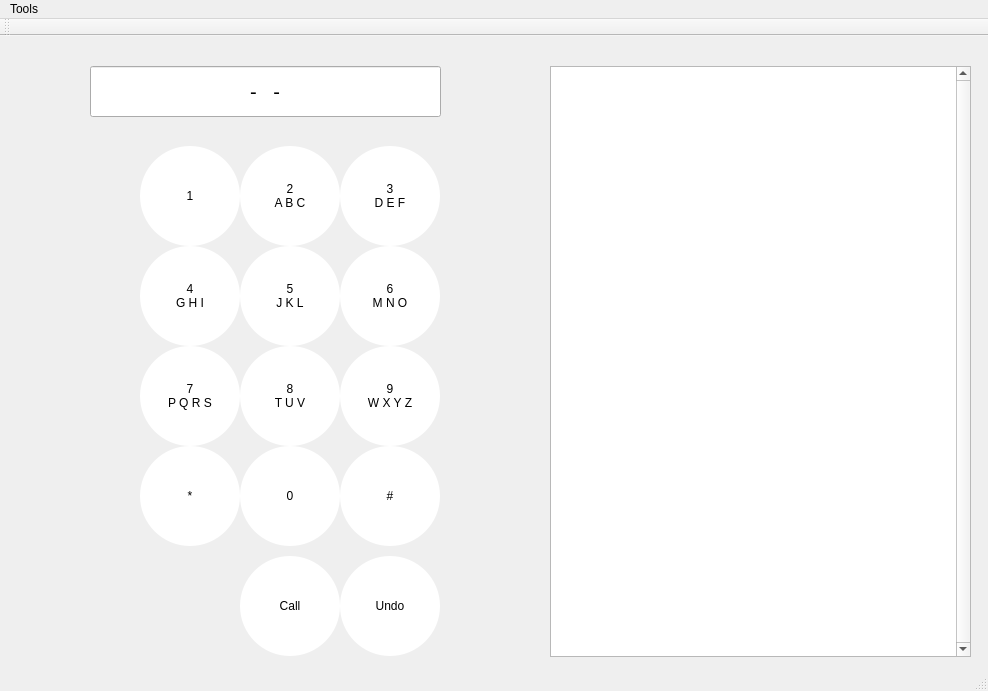
<?xml version="1.0" encoding="UTF-8"?>
<ui version="4.0">
 <class>MainWindow</class>
 <widget class="QMainWindow" name="MainWindow">
  <property name="geometry">
   <rect>
    <x>0</x>
    <y>0</y>
    <width>988</width>
    <height>691</height>
   </rect>
  </property>
  <property name="windowTitle">
   <string>MainWindow</string>
  </property>
  <widget class="QWidget" name="centralWidget">
   <widget class="QTableView" name="tableView">
    <property name="geometry">
     <rect>
      <x>550</x>
      <y>30</y>
      <width>421</width>
      <height>591</height>
     </rect>
    </property>
    <property name="verticalScrollBarPolicy">
     <enum>Qt::ScrollBarAlwaysOn</enum>
    </property>
    <property name="horizontalScrollBarPolicy">
     <enum>Qt::ScrollBarAlwaysOff</enum>
    </property>
    <attribute name="horizontalHeaderVisible">
     <bool>false</bool>
    </attribute>
    <attribute name="verticalHeaderVisible">
     <bool>false</bool>
    </attribute>
   </widget>
   <widget class="QPushButton" name="seven">
    <property name="geometry">
     <rect>
      <x>140</x>
      <y>310</y>
      <width>100</width>
      <height>100</height>
     </rect>
    </property>
    <property name="styleSheet">
     <string notr="true">background-color: white;
 border-width:1px;
 border-radius:50px;
 max-width:100px;
 max-height:100px;
 min-width:100px;
 min-height:100px;</string>
    </property>
    <property name="text">
     <string>7 
P Q R S</string>
    </property>
   </widget>
   <widget class="QPushButton" name="eight">
    <property name="geometry">
     <rect>
      <x>240</x>
      <y>310</y>
      <width>100</width>
      <height>100</height>
     </rect>
    </property>
    <property name="styleSheet">
     <string notr="true">background-color: white;
 border-width:1px;
 border-radius:50px;
 max-width:100px;
 max-height:100px;
 min-width:100px;
 min-height:100px;</string>
    </property>
    <property name="text">
     <string>8 
T U V</string>
    </property>
   </widget>
   <widget class="QPushButton" name="nine">
    <property name="geometry">
     <rect>
      <x>340</x>
      <y>310</y>
      <width>100</width>
      <height>100</height>
     </rect>
    </property>
    <property name="styleSheet">
     <string notr="true">background-color: white;
 border-width:1px;
 border-radius:50px;
 max-width:100px;
 max-height:100px;
 min-width:100px;
 min-height:100px;</string>
    </property>
    <property name="text">
     <string>9 
W X Y Z</string>
    </property>
   </widget>
   <widget class="QPushButton" name="four">
    <property name="geometry">
     <rect>
      <x>140</x>
      <y>210</y>
      <width>100</width>
      <height>100</height>
     </rect>
    </property>
    <property name="styleSheet">
     <string notr="true">background-color: white;
 border-width:1px;
 border-radius:50px;
 max-width:100px;
 max-height:100px;
 min-width:100px;
 min-height:100px;</string>
    </property>
    <property name="text">
     <string>4 
G H I</string>
    </property>
   </widget>
   <widget class="QPushButton" name="five">
    <property name="geometry">
     <rect>
      <x>240</x>
      <y>210</y>
      <width>100</width>
      <height>100</height>
     </rect>
    </property>
    <property name="styleSheet">
     <string notr="true">background-color: white;
 border-width:1px;
 border-radius:50px;
 max-width:100px;
 max-height:100px;
 min-width:100px;
 min-height:100px;</string>
    </property>
    <property name="text">
     <string>5 
J K L</string>
    </property>
   </widget>
   <widget class="QPushButton" name="six">
    <property name="geometry">
     <rect>
      <x>340</x>
      <y>210</y>
      <width>100</width>
      <height>100</height>
     </rect>
    </property>
    <property name="styleSheet">
     <string notr="true">background-color: white;
 border-width:1px;
 border-radius:50px;
 max-width:100px;
 max-height:100px;
 min-width:100px;
 min-height:100px;</string>
    </property>
    <property name="text">
     <string>6 
M N O</string>
    </property>
   </widget>
   <widget class="QPushButton" name="one">
    <property name="geometry">
     <rect>
      <x>140</x>
      <y>110</y>
      <width>100</width>
      <height>100</height>
     </rect>
    </property>
    <property name="styleSheet">
     <string notr="true">background-color: white;
 border-width:1px;
 border-radius:50px;
 max-width:100px;
 max-height:100px;
 min-width:100px;
 min-height:100px;</string>
    </property>
    <property name="text">
     <string>1</string>
    </property>
   </widget>
   <widget class="QPushButton" name="two">
    <property name="geometry">
     <rect>
      <x>240</x>
      <y>110</y>
      <width>100</width>
      <height>100</height>
     </rect>
    </property>
    <property name="styleSheet">
     <string notr="true">background-color: white;
 border-width:1px;
 border-radius:50px;
 max-width:100px;
 max-height:100px;
 min-width:100px;
 min-height:100px;
</string>
    </property>
    <property name="text">
     <string>2
A B C</string>
    </property>
   </widget>
   <widget class="QPushButton" name="three">
    <property name="geometry">
     <rect>
      <x>340</x>
      <y>110</y>
      <width>100</width>
      <height>100</height>
     </rect>
    </property>
    <property name="styleSheet">
     <string notr="true">background-color: white;
 border-width:1px;
 border-radius:50px;
 max-width:100px;
 max-height:100px;
 min-width:100px;
 min-height:100px;</string>
    </property>
    <property name="text">
     <string>3
D E F</string>
    </property>
   </widget>
   <widget class="QPushButton" name="star">
    <property name="geometry">
     <rect>
      <x>140</x>
      <y>410</y>
      <width>100</width>
      <height>100</height>
     </rect>
    </property>
    <property name="styleSheet">
     <string notr="true">background-color: white;
 border-width:1px;
 border-radius:50px;
 max-width:100px;
 max-height:100px;
 min-width:100px;
 min-height:100px;</string>
    </property>
    <property name="text">
     <string>*</string>
    </property>
   </widget>
   <widget class="QPushButton" name="zero">
    <property name="geometry">
     <rect>
      <x>240</x>
      <y>410</y>
      <width>100</width>
      <height>100</height>
     </rect>
    </property>
    <property name="styleSheet">
     <string notr="true">background-color: white;
 border-width:1px;
 border-radius:50px;
 max-width:100px;
 max-height:100px;
 min-width:100px;
 min-height:100px;</string>
    </property>
    <property name="text">
     <string>0</string>
    </property>
   </widget>
   <widget class="QPushButton" name="pound">
    <property name="geometry">
     <rect>
      <x>340</x>
      <y>410</y>
      <width>100</width>
      <height>100</height>
     </rect>
    </property>
    <property name="styleSheet">
     <string notr="true">background-color: white;
 border-width:1px;
 border-radius:50px;
 max-width:100px;
 max-height:100px;
 min-width:100px;
 min-height:100px;</string>
    </property>
    <property name="text">
     <string>#</string>
    </property>
   </widget>
   <widget class="QLineEdit" name="number">
    <property name="geometry">
     <rect>
      <x>90</x>
      <y>30</y>
      <width>351</width>
      <height>51</height>
     </rect>
    </property>
    <property name="font">
     <font>
      <pointsize>15</pointsize>
     </font>
    </property>
    <property name="inputMask">
     <string> XXX-XXX-XXXX</string>
    </property>
    <property name="maxLength">
     <number>13</number>
    </property>
    <property name="alignment">
     <set>Qt::AlignCenter</set>
    </property>
   </widget>
   <widget class="QPushButton" name="Call">
    <property name="geometry">
     <rect>
      <x>240</x>
      <y>520</y>
      <width>100</width>
      <height>100</height>
     </rect>
    </property>
    <property name="styleSheet">
     <string notr="true">background-color: white;
 border-width:1px;
 border-radius:50px;
 max-width:100px;
 max-height:100px;
 min-width:100px;
 min-height:100px;</string>
    </property>
    <property name="text">
     <string>Call</string>
    </property>
   </widget>
   <widget class="QPushButton" name="Undo">
    <property name="geometry">
     <rect>
      <x>340</x>
      <y>520</y>
      <width>100</width>
      <height>100</height>
     </rect>
    </property>
    <property name="styleSheet">
     <string notr="true">background-color: white;
 border-width:1px;
 border-radius:50px;
 max-width:100px;
 max-height:100px;
 min-width:100px;
 min-height:100px;</string>
    </property>
    <property name="text">
     <string>Undo</string>
    </property>
   </widget>
  </widget>
  <widget class="QMenuBar" name="menuBar">
   <property name="geometry">
    <rect>
     <x>0</x>
     <y>0</y>
     <width>988</width>
     <height>26</height>
    </rect>
   </property>
   <widget class="QMenu" name="menuTools">
    <property name="title">
     <string>Tools</string>
    </property>
    <addaction name="actionOpen_an_adress_book"/>
    <addaction name="actionExit"/>
   </widget>
   <addaction name="menuTools"/>
  </widget>
  <widget class="QToolBar" name="mainToolBar">
   <attribute name="toolBarArea">
    <enum>TopToolBarArea</enum>
   </attribute>
   <attribute name="toolBarBreak">
    <bool>false</bool>
   </attribute>
  </widget>
  <widget class="QStatusBar" name="statusBar"/>
  <action name="actionOpen_an_adress_book">
   <property name="text">
    <string>Open an adress book...</string>
   </property>
  </action>
  <action name="actionExit">
   <property name="text">
    <string>Exit</string>
   </property>
  </action>
 </widget>
 <layoutdefault spacing="6" margin="11"/>
 <resources/>
 <connections/>
</ui>
